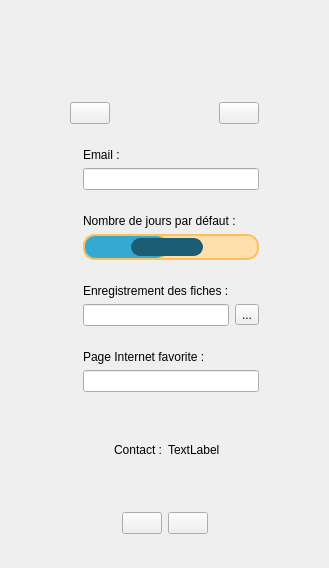
<?xml version="1.0" encoding="UTF-8"?>
<ui version="4.0">
 <class>Form</class>
 <widget class="QWidget" name="Form">
  <property name="geometry">
   <rect>
    <x>0</x>
    <y>0</y>
    <width>329</width>
    <height>568</height>
   </rect>
  </property>
  <property name="windowTitle">
   <string>User Settings</string>
  </property>
  <property name="styleSheet">
   <string notr="true">QSlider::groove:horizontal {
		background-color: #ffe0ad;
        color: #1a5d75;
        border: 2px solid #ffc05c;
    /*border: 1px solid #1a5d75;*/
    	height: 18px;
    /*background: #ffc05c;*/
    	margin: 0px;
    	border-radius: 12px;
		padding: 2px;
	}
	QSlider::handle:horizontal {
    	background: #1a5d75;
    	border: 1px solid #1a5d75;
    	width: 70px;
    	border-radius: 9px;
	}

	QSlider::sub-page:horizontal{
		background-color: #36a9d3;
        color: #1a5d75;
        border: 2px solid #ffc05c;
    /*border: 1px solid #1a5d75;*/
    	height: 18px;
    /*background: #ffc05c;*/
    	margin: 0px;
    	border-radius: 12px;
		padding: 2px;
	}</string>
  </property>
  <layout class="QVBoxLayout" name="verticalLayout">
   <item>
    <widget class="QLabel" name="label_user">
     <property name="toolTip">
      <string>Préférences</string>
     </property>
     <property name="text">
      <string/>
     </property>
     <property name="pixmap">
      <pixmap>images/icon_user_color.png</pixmap>
     </property>
     <property name="scaledContents">
      <bool>false</bool>
     </property>
     <property name="alignment">
      <set>Qt::AlignCenter</set>
     </property>
    </widget>
   </item>
   <item>
    <widget class="QFrame" name="frame_5">
     <property name="frameShape">
      <enum>QFrame::NoFrame</enum>
     </property>
     <property name="frameShadow">
      <enum>QFrame::Raised</enum>
     </property>
     <layout class="QGridLayout" name="gridLayout_40">
      <item row="3" column="1">
       <widget class="QFrame" name="frame_settings_storage">
        <property name="frameShape">
         <enum>QFrame::NoFrame</enum>
        </property>
        <property name="frameShadow">
         <enum>QFrame::Raised</enum>
        </property>
        <layout class="QGridLayout" name="gridLayout_43">
         <item row="0" column="1">
          <widget class="QLabel" name="label_14">
           <property name="text">
            <string>Enregistrement des fiches :</string>
           </property>
          </widget>
         </item>
         <item row="1" column="2">
          <widget class="QToolButton" name="toolButton">
           <property name="text">
            <string>...</string>
           </property>
          </widget>
         </item>
         <item row="1" column="1">
          <widget class="QLineEdit" name="lE_storage">
           <property name="readOnly">
            <bool>true</bool>
           </property>
          </widget>
         </item>
         <item row="0" column="0" rowspan="2">
          <widget class="QLabel" name="img_settings_storage">
           <property name="maximumSize">
            <size>
             <width>40</width>
             <height>40</height>
            </size>
           </property>
           <property name="text">
            <string/>
           </property>
           <property name="pixmap">
            <pixmap>images/icon_print.png</pixmap>
           </property>
           <property name="scaledContents">
            <bool>true</bool>
           </property>
          </widget>
         </item>
        </layout>
       </widget>
      </item>
      <item row="1" column="1">
       <widget class="QFrame" name="frame_settings_email">
        <property name="frameShape">
         <enum>QFrame::NoFrame</enum>
        </property>
        <property name="frameShadow">
         <enum>QFrame::Raised</enum>
        </property>
        <layout class="QGridLayout" name="gridLayout_41">
         <item row="1" column="1">
          <widget class="QLineEdit" name="lE_email"/>
         </item>
         <item row="0" column="1">
          <widget class="QLabel" name="label_12">
           <property name="text">
            <string>Email : </string>
           </property>
          </widget>
         </item>
         <item row="0" column="0" rowspan="2">
          <widget class="QLabel" name="img_settings_email">
           <property name="maximumSize">
            <size>
             <width>40</width>
             <height>40</height>
            </size>
           </property>
           <property name="text">
            <string/>
           </property>
           <property name="pixmap">
            <pixmap>images/icon_send.png</pixmap>
           </property>
           <property name="scaledContents">
            <bool>true</bool>
           </property>
          </widget>
         </item>
        </layout>
       </widget>
      </item>
      <item row="2" column="1">
       <widget class="QFrame" name="frame_settings_days">
        <property name="frameShape">
         <enum>QFrame::NoFrame</enum>
        </property>
        <property name="frameShadow">
         <enum>QFrame::Raised</enum>
        </property>
        <layout class="QGridLayout" name="gridLayout_42">
         <item row="0" column="1">
          <widget class="QLabel" name="label_13">
           <property name="text">
            <string>Nombre de jours par défaut :</string>
           </property>
          </widget>
         </item>
         <item row="0" column="0" rowspan="2">
          <widget class="QLabel" name="img_settings_days">
           <property name="maximumSize">
            <size>
             <width>40</width>
             <height>40</height>
            </size>
           </property>
           <property name="text">
            <string/>
           </property>
           <property name="pixmap">
            <pixmap>images/icon_date_3colors_t_LD.png</pixmap>
           </property>
           <property name="scaledContents">
            <bool>true</bool>
           </property>
          </widget>
         </item>
         <item row="1" column="1">
          <widget class="QSlider" name="slider">
           <property name="minimumSize">
            <size>
             <width>0</width>
             <height>26</height>
            </size>
           </property>
           <property name="minimum">
            <number>1</number>
           </property>
           <property name="maximum">
            <number>14</number>
           </property>
           <property name="pageStep">
            <number>1</number>
           </property>
           <property name="value">
            <number>7</number>
           </property>
           <property name="orientation">
            <enum>Qt::Horizontal</enum>
           </property>
           <property name="tickInterval">
            <number>1</number>
           </property>
          </widget>
         </item>
        </layout>
       </widget>
      </item>
      <item row="2" column="2">
       <spacer name="horizontalSpacer_18">
        <property name="orientation">
         <enum>Qt::Horizontal</enum>
        </property>
        <property name="sizeHint" stdset="0">
         <size>
          <width>40</width>
          <height>20</height>
         </size>
        </property>
       </spacer>
      </item>
      <item row="4" column="1">
       <widget class="QFrame" name="frame_18">
        <property name="frameShape">
         <enum>QFrame::NoFrame</enum>
        </property>
        <property name="frameShadow">
         <enum>QFrame::Raised</enum>
        </property>
        <layout class="QGridLayout" name="gridLayout_7">
         <item row="0" column="1">
          <widget class="QLabel" name="label_4">
           <property name="text">
            <string>Page Internet favorite :</string>
           </property>
          </widget>
         </item>
         <item row="1" column="1">
          <widget class="QLineEdit" name="lE_homepage"/>
         </item>
         <item row="0" column="0" rowspan="2">
          <widget class="QLabel" name="label_homepage">
           <property name="maximumSize">
            <size>
             <width>40</width>
             <height>40</height>
            </size>
           </property>
           <property name="text">
            <string/>
           </property>
           <property name="pixmap">
            <pixmap>images/icon_web_search_gp.png</pixmap>
           </property>
           <property name="scaledContents">
            <bool>true</bool>
           </property>
          </widget>
         </item>
        </layout>
       </widget>
      </item>
      <item row="2" column="0">
       <spacer name="horizontalSpacer_17">
        <property name="orientation">
         <enum>Qt::Horizontal</enum>
        </property>
        <property name="sizeHint" stdset="0">
         <size>
          <width>40</width>
          <height>20</height>
         </size>
        </property>
       </spacer>
      </item>
      <item row="0" column="1">
       <widget class="QFrame" name="frame">
        <property name="frameShape">
         <enum>QFrame::NoFrame</enum>
        </property>
        <property name="frameShadow">
         <enum>QFrame::Raised</enum>
        </property>
        <layout class="QHBoxLayout" name="horizontalLayout">
         <item>
          <widget class="QPushButton" name="pB_reset">
           <property name="toolTip">
            <string>Reset</string>
           </property>
           <property name="text">
            <string/>
           </property>
           <property name="iconSize">
            <size>
             <width>40</width>
             <height>40</height>
            </size>
           </property>
          </widget>
         </item>
         <item>
          <spacer name="horizontalSpacer">
           <property name="orientation">
            <enum>Qt::Horizontal</enum>
           </property>
           <property name="sizeHint" stdset="0">
            <size>
             <width>40</width>
             <height>20</height>
            </size>
           </property>
          </spacer>
         </item>
         <item>
          <widget class="QPushButton" name="pB_history">
           <property name="toolTip">
            <string>Afficher l'historique</string>
           </property>
           <property name="text">
            <string/>
           </property>
           <property name="iconSize">
            <size>
             <width>40</width>
             <height>40</height>
            </size>
           </property>
          </widget>
         </item>
        </layout>
       </widget>
      </item>
     </layout>
    </widget>
   </item>
   <item>
    <widget class="QFrame" name="frame_15">
     <property name="frameShape">
      <enum>QFrame::NoFrame</enum>
     </property>
     <property name="frameShadow">
      <enum>QFrame::Raised</enum>
     </property>
     <layout class="QGridLayout" name="gridLayout_13">
      <item row="0" column="0">
       <widget class="QLabel" name="label_15">
        <property name="text">
         <string>Contact :</string>
        </property>
        <property name="alignment">
         <set>Qt::AlignRight|Qt::AlignTrailing|Qt::AlignVCenter</set>
        </property>
       </widget>
      </item>
      <item row="0" column="1">
       <widget class="QLabel" name="label_contact">
        <property name="text">
         <string>TextLabel</string>
        </property>
       </widget>
      </item>
     </layout>
    </widget>
   </item>
   <item>
    <widget class="QFrame" name="frame_11">
     <property name="frameShape">
      <enum>QFrame::NoFrame</enum>
     </property>
     <property name="frameShadow">
      <enum>QFrame::Raised</enum>
     </property>
     <layout class="QGridLayout" name="gridLayout_39">
      <item row="0" column="0">
       <spacer name="horizontalSpacer_16">
        <property name="orientation">
         <enum>Qt::Horizontal</enum>
        </property>
        <property name="sizeHint" stdset="0">
         <size>
          <width>40</width>
          <height>20</height>
         </size>
        </property>
       </spacer>
      </item>
      <item row="0" column="2">
       <widget class="QPushButton" name="pB_ok_3">
        <property name="toolTip">
         <string>Enregistrer</string>
        </property>
        <property name="text">
         <string/>
        </property>
        <property name="iconSize">
         <size>
          <width>40</width>
          <height>40</height>
         </size>
        </property>
       </widget>
      </item>
      <item row="0" column="1">
       <widget class="QPushButton" name="pB_cancel_3">
        <property name="toolTip">
         <string>Annuler</string>
        </property>
        <property name="text">
         <string/>
        </property>
        <property name="iconSize">
         <size>
          <width>40</width>
          <height>40</height>
         </size>
        </property>
       </widget>
      </item>
      <item row="0" column="3">
       <spacer name="horizontalSpacer_19">
        <property name="orientation">
         <enum>Qt::Horizontal</enum>
        </property>
        <property name="sizeHint" stdset="0">
         <size>
          <width>40</width>
          <height>20</height>
         </size>
        </property>
       </spacer>
      </item>
     </layout>
    </widget>
   </item>
  </layout>
 </widget>
 <resources/>
 <connections/>
</ui>
